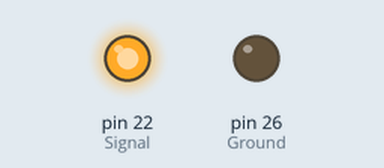
This sketch was run on a simulated Arduino Mega 2560, built with avr-gcc and run on an emulated ATmega2560. On the bench: output pins drawn as LEDs (lit = HIGH). Pins used as bus, display or sensor lines are not drawn.

Above: at 2.5 s.
At 5.5 s:
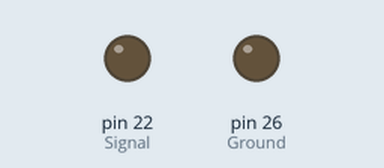
Timing chart, 0 to 7.8 s (numbered marks = the images above):
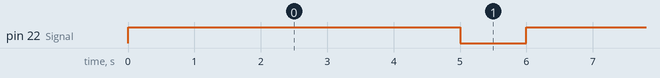

The sketch:

study_8.ino
```cpp
int Signal = 22;
int Vcc = 24;
int Ground = 26;

void setup() {
  Serial.begin(9600);

  pinMode(Signal, OUTPUT);
  pinMode(Vcc, OUTPUT);
  pinMode(Ground, OUTPUT);

  digitalWrite(Signal, LOW);
  digitalWrite(Vcc, HIGH);
  digitalWrite(Ground, LOW);
}

void loop() {
  digitalWrite(Signal, HIGH);
  delay(5000);
  digitalWrite(Signal, LOW);
  delay(1000);
}
```

Measured:
- by itself, pin 22 (Signal): alternates HIGH for 5.0 s and LOW for 1.0 s
